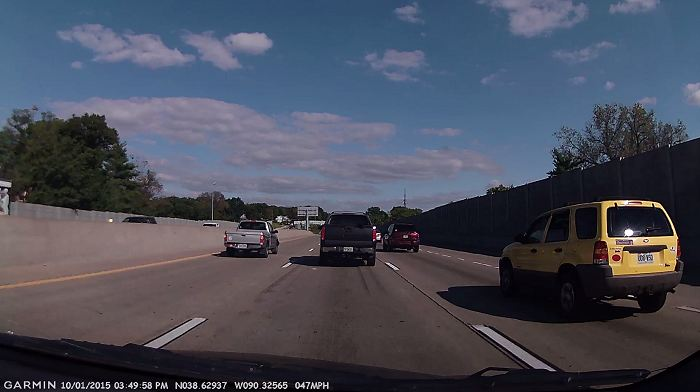
#> input picture content/dash.jpeg, 700 x 392 px
$ python main.py
#> lines starting #> are read from the running program, lines starting #| are printed output that depends on the picture; after the words box and inside, x2 and y2 are one past the last pixel; in counts of white or black regions, pixels touching at a corner belong together; long printed decimals are rounded
"""road_lane_detection.ipynb

Automatically generated by Colaboratory.

Original file is located at
    https://colab.research.google.com/drive/1w6xv6v5xuQPmMJMMQ5MZnGlC6F9bsi7Q
"""

# ROAD LANE DETECTION

import cv2
import matplotlib.pyplot as plt
import numpy as np

# parameters
slopecutoff = 0.5
image_name = "dash.jpeg"

image_path = "content/" + image_name
image1 = cv2.imread(image_path)
#> image1 is the input picture: shape (392, 700, 3); mean B, G, R 90.1, 76.4, 72.9
#plt.imshow(image1)


def grey(image):
    # convert to grayscale
    image = np.asarray(image)
    return cv2.cvtColor(image, cv2.COLOR_RGB2GRAY)


# Apply Gaussian Blur --> Reduce noise and smoothen image
def gauss(image):
    return cv2.GaussianBlur(image, (5, 5), 0)


# outline the strongest gradients in the image --> this is where lines in the image are
def canny(image):
    edges = cv2.Canny(image, 50, 150)
    return edges


def region(image):
    height, width = image.shape
    # isolate the gradients that correspond to the lane lines
    triangle = np.array([
        [(0, height), (int(width / 2), int(height / 3)), (width, height)]
    ])
    # create a black image with the same dimensions as original image
    mask = np.zeros_like(image)
    # create a mask (triangle that isolates the region of interest in our image)
    mask = cv2.fillPoly(mask, triangle, 255)
    mask = cv2.bitwise_and(image, mask)
    #cv2.imshow("mask", mask)
    return mask


def display_lines(image, lines):
    lines_image = np.zeros_like(image)
    # make sure array isn't empty
    if lines is not None:
        if len(lines.shape) > 1:
            for line in lines:
                x1, y1, x2, y2 = line
                # draw lines on a black image
                cv2.line(lines_image, (x1, y1), (x2, y2), (255, 0, 0), 10)
        else:
            x1, y1, x2, y2 = lines
            cv2.line(lines_image, (x1, y1), (x2, y2), (255, 0, 0), 10)
    return lines_image


def average(image, lines):
    left = []
    right = []

    if lines is not None:
        for line in lines:
            print(line)
            x1, y1, x2, y2 = line.reshape(4)
            # fit line to points, return slope and y-int
            parameters = np.polyfit((x1, x2), (y1, y2), 1)
            print(parameters)
            slope = parameters[0]
            y_int = parameters[1]
            # lines on the right have positive slope, and lines on the left have neg slope
            if -slopecutoff > slope or slope > slopecutoff:  # uses param slopecutoff to filter bad lines
                if slope < 0:
                    left.append((slope, y_int))
                else:
                    right.append((slope, y_int))

    # takes average among all the columns (column0: slope, column1: y_int)
    if len(right) > 0:  # if there are any entries in right, compute, or assign right_line empty
        right_avg = np.average(right, axis=0)
        right_line = make_points(image, right_avg)
    else:
        right_line = []
    if len(left) > 0:  # if there are any entries in left, compute, or assign left_line empty
        left_avg = np.average(left, axis=0)
        left_line = make_points(image, left_avg)
    else:
        left_line = []

    # create lines based on averages calculates
    if len(right_line) == 0:
        return np.array(left_line)
    if len(left_line) == 0:
        return np.array(right_line)
    if len(right_line) == 0 and len(left_line) == 0:
        return np.array()

    return np.array([left_line, right_line])

def make_points(image, average):
    print(average)
    slope, y_int = average
    y1 = image.shape[0]
    # how long we want our lines to be --> 3/5 the size of the image
    y2 = int(y1 * (3 / 5))
    # determine algebraically
    x1 = int((y1 - y_int) // slope)
    x2 = int((y2 - y_int) // slope)
    return np.array([x1, y1, x2, y2])


'''##### DETECTING lane lines in image ######'''

'''copy = np.copy(image1)
edges = cv2.Canny(copy, 50, 150)
isolated = region(edges)
cv2(edges)
cv2(isolated)
cv2.waitKey(0)

# DRAWING LINES: (order of params) --> region of interest, bin size (P, theta), min intersections needed, placeholder array,
lines = cv2.HoughLinesP(isolated, 2, np.pi / 180, 100, np.array([]), minLineLength=40, maxLineGap=5)
averaged_lines = average(copy, lines)
black_lines = display_lines(copy, averaged_lines)
# taking wighted sum of original image and lane lines image
lanes = cv2.addWeighted(copy, 0.8, black_lines, 1, 1)
cv2(lanes)
cv2.waitKey(0)
'''
copy = np.copy(image1)
grey = grey(copy)
#> in grey, `return cv2.cvtColor(image, cv2.COLOR_RGB2GRAY)`:
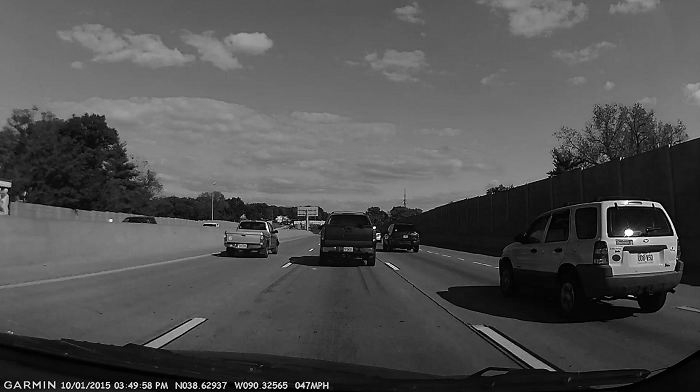
#> returned value: shape (392, 700); min 0, max 254, mean 80.1
gaus = gauss(grey)
edges = canny(gaus)
#> in canny, `edges = cv2.Canny(image, 50, 150)`:
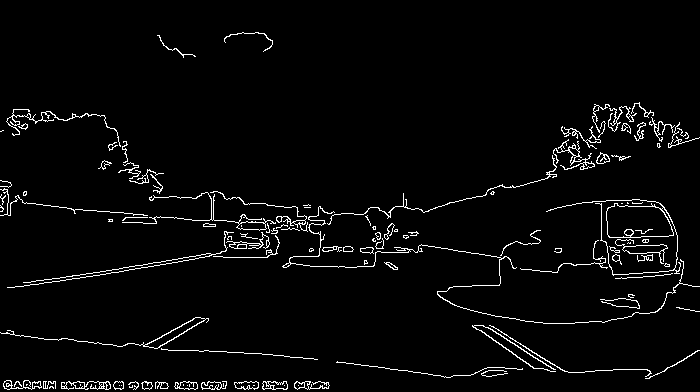
#> edges: shape (392, 700); 3.3% white in thin lines or dots
isolated = region(edges)
#> in region, `mask = cv2.bitwise_and(image, mask)`:
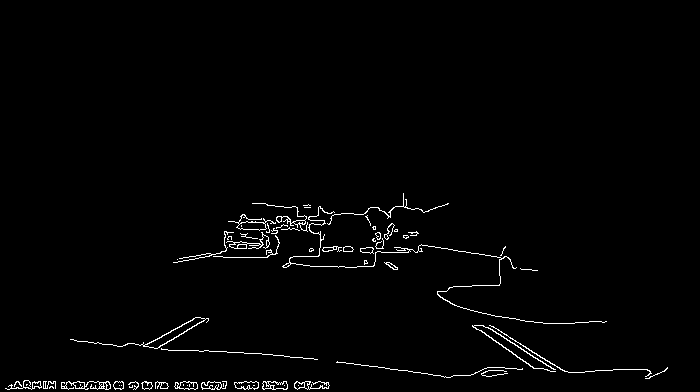
#> mask: shape (392, 700); 1.6% white in thin lines or dots, all inside (x1, y1, x2, y2) = (5, 193, 668, 390)
lines = cv2.HoughLinesP(isolated, 2, np.pi/180, 100, np.array([]), minLineLength=40, maxLineGap=5)
#> lines = 19 rows, first 6: [5, 388, 123, 388], [30, 383, 73, 383], [227, 352, 272, 354], [55, 385, 113, 384], [492, 329, 554, 369], [68, 381, 130, 383]
averaged_lines = average(copy, lines)
#> the loop in average, `for line in lines:` made 19 passes
#> (x1, y1, x2, y2, slope, y_int) on passes 1 to 8: (5, 388, 123, 388, 8.71e-16, 388), (30, 383, 73, 383, 1.3e-15, 383), (227, 352, 272, 354, 0.0444, 341.9), (55, 385, 113, 384, -0.0172, 385.9), (492, 329, 554, 369, 0.645, 11.58), (68, 381, 130, 383, 0.0323, 378.8), (73, 387, 114, 387, -5.48e-16, 387), (337, 361, 389, 368, 0.135, 315.6)
#> (printed output is left out)
#> after the loop in average, `for line in lines:`: left = [(-0.547, 424.2)]; right = [(0.645, 11.58), (0.613, 24.47), (0.674, 6.67), (0.651, 9.41)]
#> in average, `right_avg = np.average(right, axis=0)`: right_avg = [0.646, 13.03]
#| [ 0.6459 13.034]
#> in make_points, `slope, y_int = average`: slope = 0.646; y_int = 13.03
#> in make_points, `x1 = int((y1 - y_int) // slope)`: x1 = 586
#> in make_points, `x2 = int((y2 - y_int) // slope)`: x2 = 343
#> in average, `right_line = make_points(image, right_avg)`: right_line = [586, 392, 343, 235]
#> in average, `left_avg = np.average(left, axis=0)`: left_avg = [-0.547, 424.2]
#| [ -0.5472 424.245]
#> in average, `left_line = make_points(image, left_avg)`: left_line = [58, 392, 345, 235]
#> averaged_lines = [[58, 392, 345, 235], [586, 392, 343, 235]]
black_lines = display_lines(copy, averaged_lines)
#> the loop in display_lines, `for line in lines:` made 2 passes
#> after the loop in display_lines, `for line in lines:`:
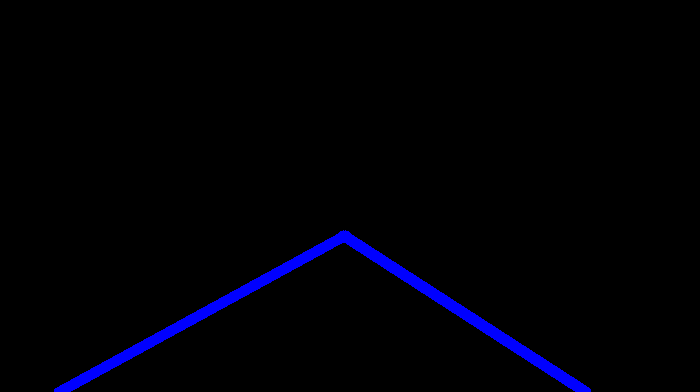
#> lines_image: shape (392, 700, 3); mean of channels 0, 1, 2 6.1, 0, 0; drawn as B, G, R
lanes = cv2.addWeighted(copy, 0.8, black_lines, 1, 1)
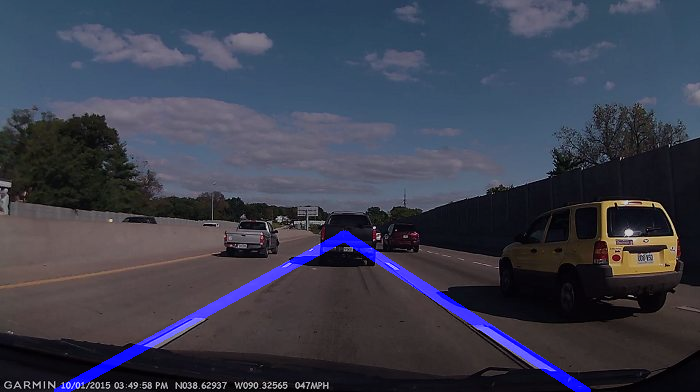
#> lanes: shape (392, 700, 3); mean B, G, R 77.9, 62.2, 59.3
#cv2.imshow("lanes", lanes)
cv2.imwrite("content/output/" + image_name, lanes)
cv2.waitKey(0)

$ run again, with content/1.jpeg copied over content/dash.jpeg
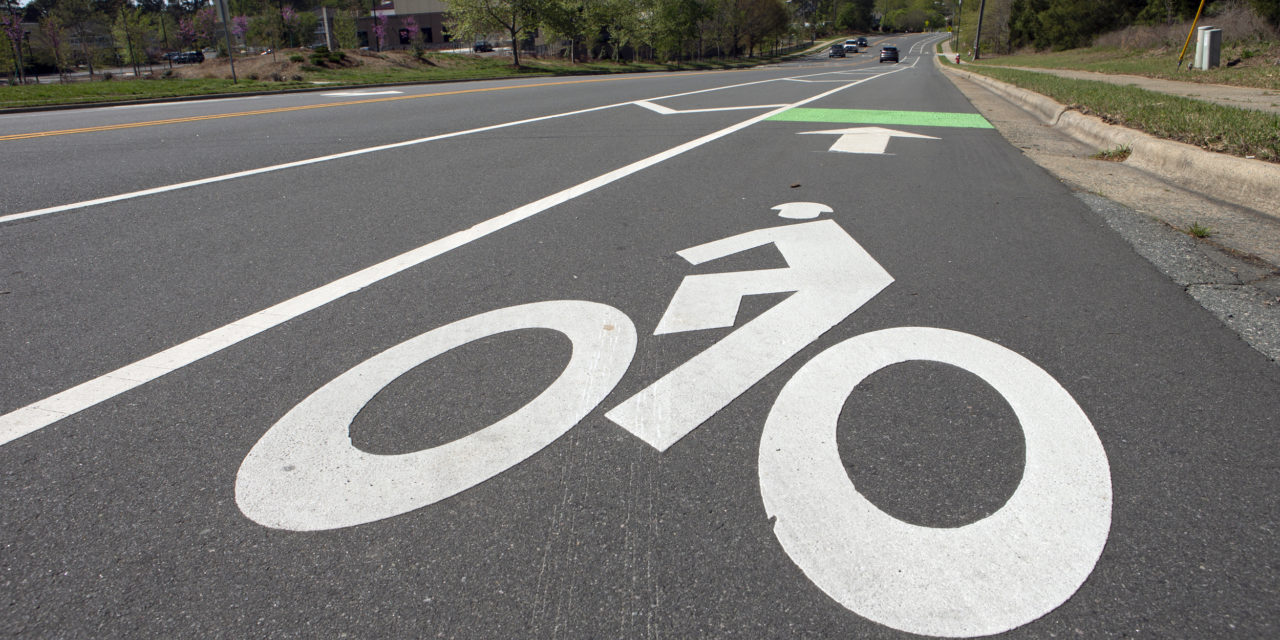
#> input picture content/1.jpeg, 1280 x 640 px
#> image1 is the input picture: shape (640, 1280, 3); mean B, G, R 118.2, 121.5, 122.9
#> in canny, `edges = cv2.Canny(image, 50, 150)`:
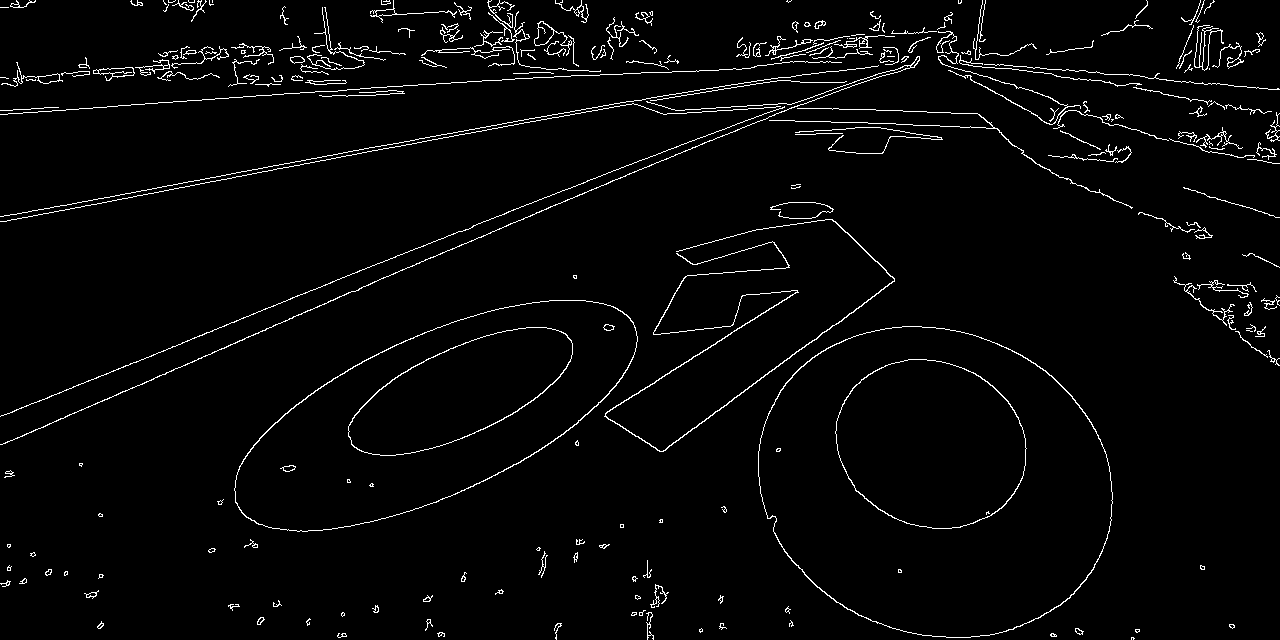
#> edges: shape (640, 1280); 2.8% white in thin lines or dots
#> mask: shape (640, 1280); 0.59% white in thin lines or dots, all inside (x1, y1, x2, y2) = (84, 247, 1235, 640)
#> lines = [[605, 413, 724, 338], [663, 451, 799, 349], [717, 341, 776, 305], [665, 374, 727, 336], [467, 436, 517, 411], [605, 416, 655, 447], [512, 466, 569, 429]]
#> the loop in average, `for line in lines:` made 7 passes
#> (x1, y1, x2, y2, slope, y_int) on passes 1 to 7: (605, 413, 724, 338, -0.63, 794.3), (663, 451, 799, 349, -0.75, 948.2), (717, 341, 776, 305, -0.61, 778.5), (665, 374, 727, 336, -0.613, 781.6), (467, 436, 517, 411, -0.5, 669.5), (605, 416, 655, 447, 0.62, 40.9), (512, 466, 569, 429, -0.649, 798.4)
#> (printed output is left out)
#> after the loop in average, `for line in lines:`: left = [(-0.63, 794.3), (-0.75, 948.2), (-0.61, 778.5), (-0.613, 781.6), (-0.649, 798.4)]; right = [(0.62, 40.9)]
#> right_avg = [0.62, 40.9]
#| [ 0.62 40.9 ]
#> in make_points, `slope, y_int = average`: slope = 0.62; y_int = 40.9
#> in make_points, `x1 = int((y1 - y_int) // slope)`: x1 = 966
#> in make_points, `x2 = int((y2 - y_int) // slope)`: x2 = 553
#> right_line = [966, 640, 553, 384]
#> left_avg = [-0.65, 820.2]
#| [-6.50489525e-01  8.20195114e+02]
#> left_line = [277, 640, 670, 384]
#> averaged_lines = [[277, 640, 670, 384], [966, 640, 553, 384]]
#> the loop in display_lines, `for line in lines:` made 2 passes
#> `lanes = cv2.addWeighted(copy, 0.8, black_lines, 1, 1)`:
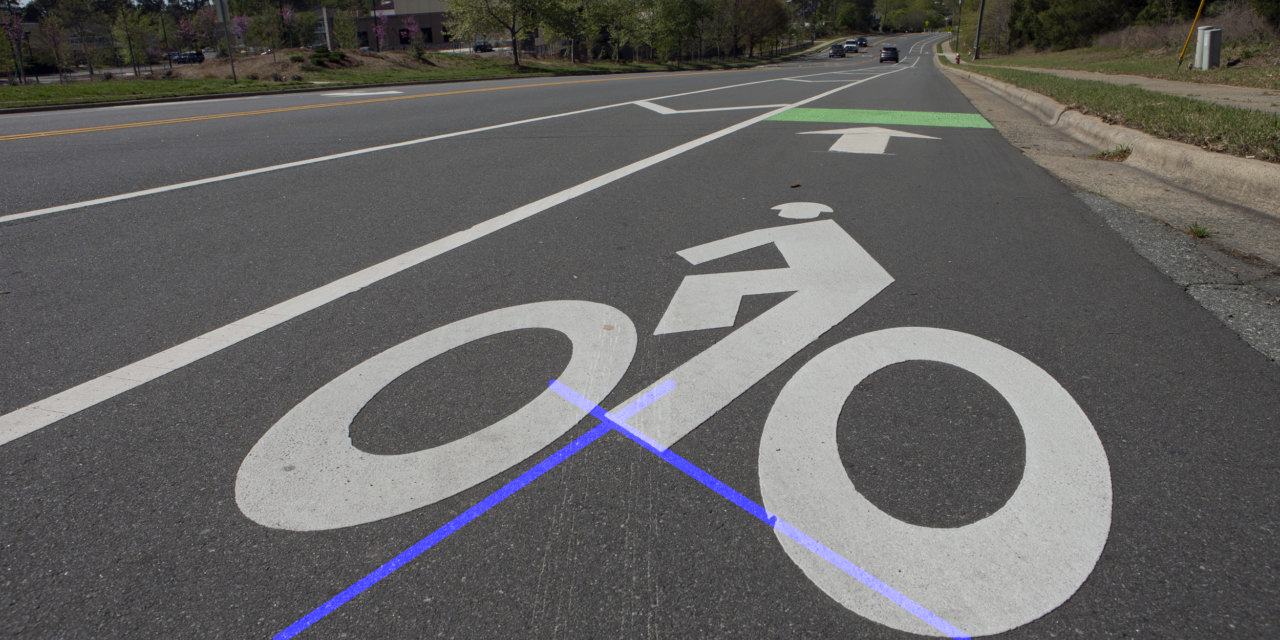
#> lanes: shape (640, 1280, 3); mean B, G, R 97.3, 98.2, 99.4

$ run again, with content/12.jpeg copied over content/dash.jpeg
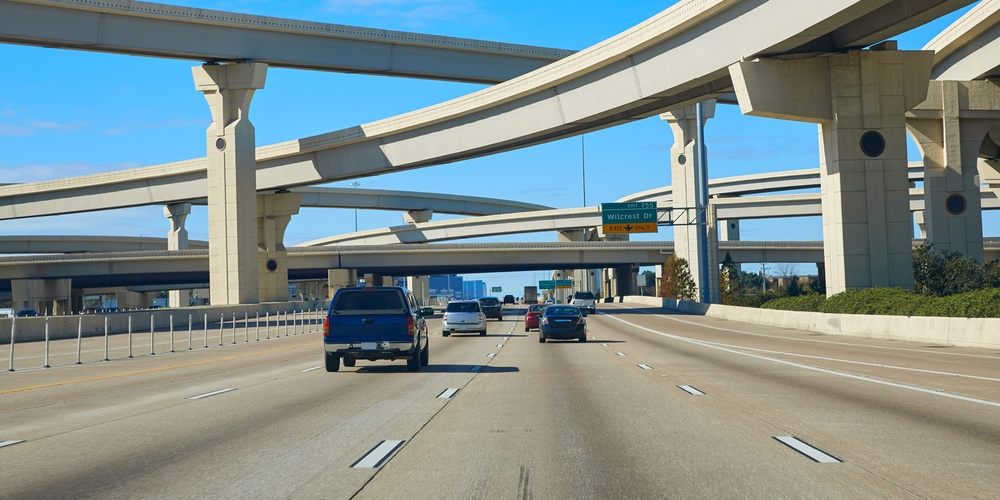
#> input picture content/12.jpeg, 1000 x 500 px, shrunk from 2000 x 1000 before the run
#> image1 is the input picture: shape (500, 1000, 3); mean B, G, R 142.6, 142.4, 127.2
#> in canny, `edges = cv2.Canny(image, 50, 150)`:
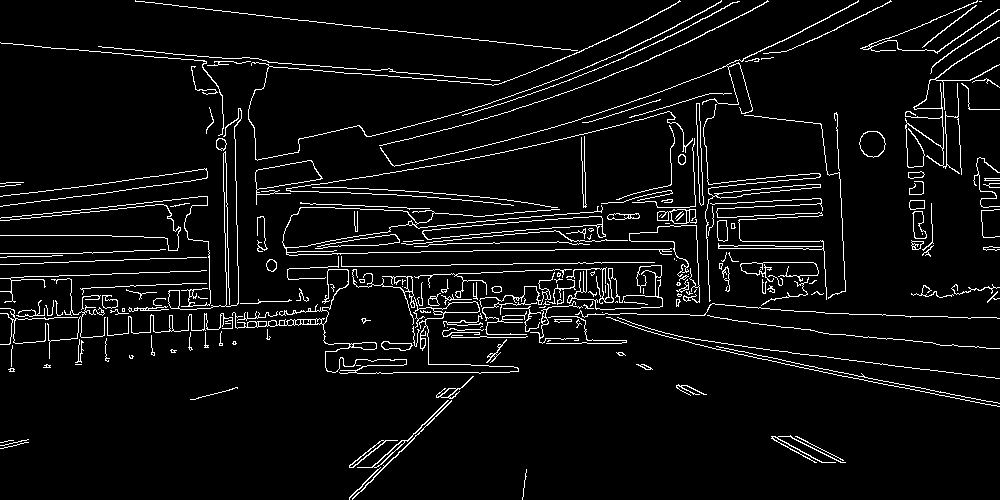
#> edges: shape (500, 1000); 5.5% white in thin lines or dots
#> mask: shape (500, 1000); 1.7% white in thin lines or dots, all inside (x1, y1, x2, y2) = (190, 195, 846, 500)
#> lines = 33 rows, first 6: [527, 263, 585, 262], [271, 320, 326, 320], [352, 499, 455, 396], [542, 343, 621, 343], [536, 299, 605, 299], [730, 352, 794, 365]
#> the loop in average, `for line in lines:` made 33 passes
#> (x1, y1, x2, y2, slope, y_int) on passes 1 to 8: (527, 263, 585, 262, -0.0172, 272.1), (271, 320, 326, 320, -1.59e-15, 320), (352, 499, 455, 396, -1, 851), (542, 343, 621, 343, -3.76e-16, 343), (536, 299, 605, 299, 3.11e-16, 299), (730, 352, 794, 365, 0.203, 203.7), (407, 440, 450, 397, -1, 847), (719, 347, 794, 362, 0.2, 203.2)
#> (printed output is left out)
#> after the loop in average, `for line in lines:`: left = [(-1, 851), (-1, 847), (-0.975, 837.2)]; right = [(0.531, 25.31), (0.571, -3.14), (0.531, 26.37)]
#> right_avg = [0.544, 16.18]
#| [ 0.5442 16.177]
#> in make_points, `slope, y_int = average`: slope = 0.544; y_int = 16.18
#> in make_points, `x1 = int((y1 - y_int) // slope)`: x1 = 889
#> in make_points, `x2 = int((y2 - y_int) // slope)`: x2 = 521
#> right_line = [889, 500, 521, 300]
#> left_avg = [-0.992, 845.1]
#| [ -0.9917 845.058]
#> left_line = [347, 500, 549, 300]
#> averaged_lines = [[347, 500, 549, 300], [889, 500, 521, 300]]
#> the loop in display_lines, `for line in lines:` made 2 passes
#> `lanes = cv2.addWeighted(copy, 0.8, black_lines, 1, 1)`:
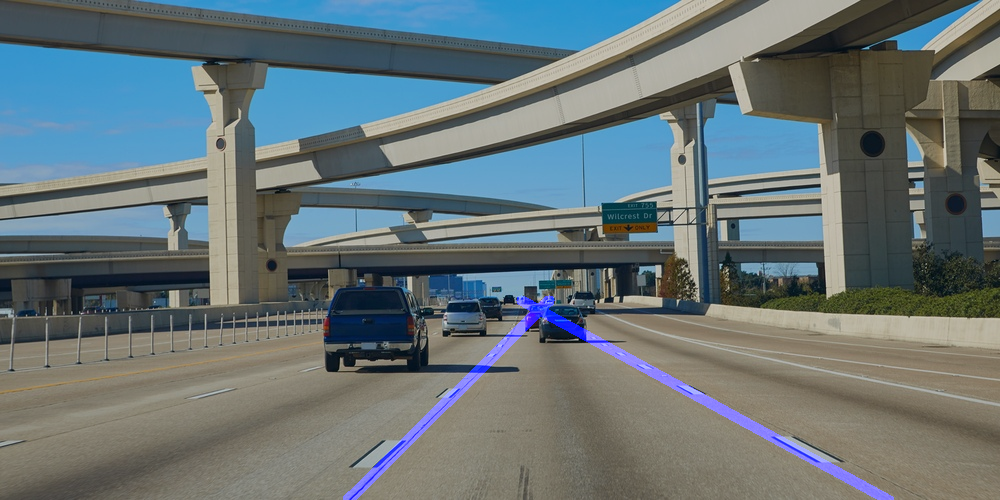
#> lanes: shape (500, 1000, 3); mean B, G, R 117.3, 115, 102.8
